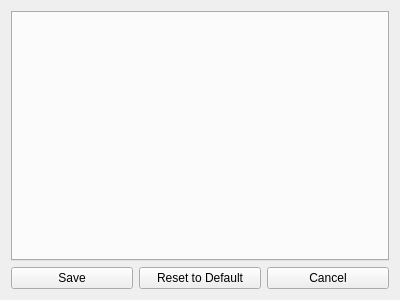
<?xml version="1.0" encoding="UTF-8"?>
<ui version="4.0">
 <class>CarSettings</class>
 <widget class="QWidget" name="CarSettings">
  <property name="geometry">
   <rect>
    <x>0</x>
    <y>0</y>
    <width>400</width>
    <height>300</height>
   </rect>
  </property>
  <property name="windowTitle">
   <string>Car Settings</string>
  </property>
  <layout class="QGridLayout" name="gridLayout">
   <item row="1" column="0">
    <widget class="QPushButton" name="btnSave">
     <property name="text">
      <string>Save</string>
     </property>
    </widget>
   </item>
   <item row="1" column="1">
    <widget class="QPushButton" name="btnDefault">
     <property name="text">
      <string>Reset to Default</string>
     </property>
    </widget>
   </item>
   <item row="1" column="2">
    <widget class="QPushButton" name="btnCancel">
     <property name="text">
      <string>Cancel</string>
     </property>
    </widget>
   </item>
   <item row="0" column="0" colspan="3">
    <widget class="QTabWidget" name="tabWidget">
     <property name="currentIndex">
      <number>-1</number>
     </property>
    </widget>
   </item>
  </layout>
 </widget>
 <resources/>
 <connections/>
</ui>
